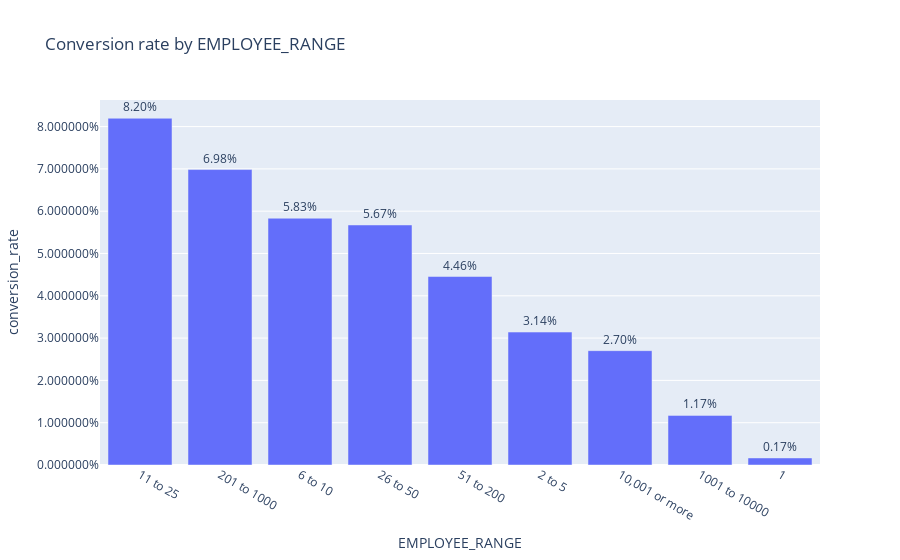
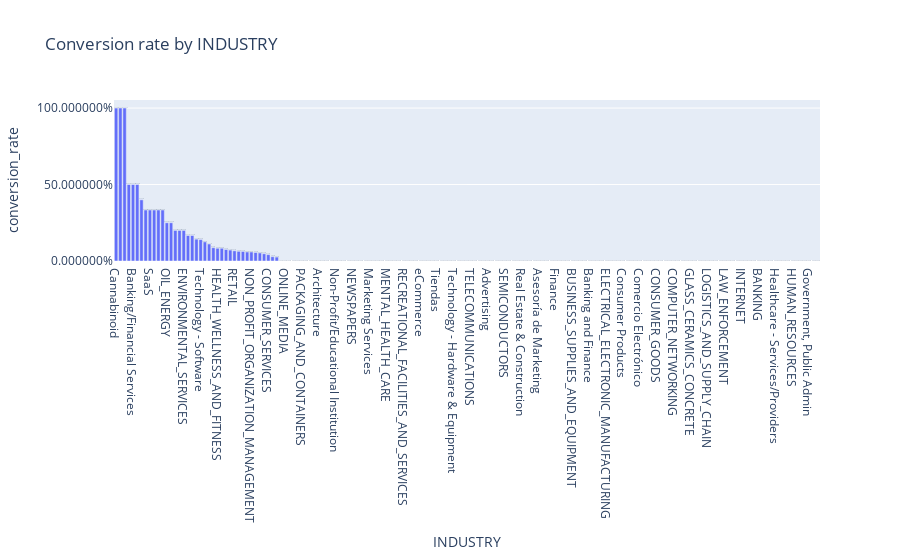

The notebook cell saved with these charts, in order:
### Code cell
def plot_conversion_rate(col):
    if col not in final_df.columns:
        return
    tmp = (
        final_df.groupby(col)["is_customer"]
        .mean()
        .reset_index()
        .rename(columns={"is_customer": "conversion_rate"})
        .sort_values("conversion_rate", ascending=False)
    )
    fig = px.bar(tmp, x=col, y="conversion_rate", title=f"Conversion rate by {col}", text="conversion_rate")
    fig.update_traces(texttemplate="%{text:.2%}", textposition="outside")
    fig.update_layout(yaxis_tickformat="%")
    fig.show()


for col in ["EMPLOYEE_RANGE", "INDUSTRY"]:
    plot_conversion_rate(col)

### Figure 1 — Plotly figure (JSON) as saved in the notebook; plotly's stock layout.template omitted (floating-point values rounded to 4 significant figures)
{"data": [{"hovertemplate": "EMPLOYEE_RANGE=%{x}<br>conversion_rate=%{text}<extra></extra>", "legendgroup": "", "marker": {"color": "#636efa", "pattern": {"shape": ""}}, "name": "", "orientation": "v", "showlegend": false, "text": [0.08197, 0.06984, 0.05833, 0.05674, 0.04455, 0.03142, 0.02703, 0.01173, 0.001667], "textposition": "outside", "texttemplate": "%{text:.2%}", "type": "bar", "x": ["11 to 25", "201 to 1000", "6 to 10", "26 to 50", "51 to 200", "2 to 5", "10,001 or more", "1001 to 10000", "1"], "xaxis": "x", "y": [0.08197, 0.06984, 0.05833, 0.05674, 0.04455, 0.03142, 0.02703, 0.01173, 0.001667], "yaxis": "y"}], "layout": {"barmode": "relative", "legend": {"tracegroupgap": 0}, "title": {"text": "Conversion rate by EMPLOYEE_RANGE"}, "xaxis": {"anchor": "y", "domain": [0, 1], "title": {"text": "EMPLOYEE_RANGE"}}, "yaxis": {"anchor": "x", "domain": [0, 1], "tickformat": "%", "title": {"text": "conversion_rate"}}}}

### Figure 2 — Plotly figure (JSON) as saved in the notebook; plotly's stock layout.template omitted (floating-point values rounded to 4 significant figures; data arrays with more than 128 entries replaced by an {"elided": "..."} marker saying what was removed)
{"data": [{"hovertemplate": "INDUSTRY=%{x}<br>conversion_rate=%{text}<extra></extra>", "legendgroup": "", "marker": {"color": "#636efa", "pattern": {"shape": ""}}, "name": "", "orientation": "v", "showlegend": false, "text": {"elided": "167 float values"}, "textposition": "outside", "texttemplate": "%{text:.2%}", "type": "bar", "x": {"elided": "167 str values"}, "xaxis": "x", "y": {"elided": "167 float values"}, "yaxis": "y"}], "layout": {"barmode": "relative", "legend": {"tracegroupgap": 0}, "title": {"text": "Conversion rate by INDUSTRY"}, "xaxis": {"anchor": "y", "domain": [0, 1], "title": {"text": "INDUSTRY"}}, "yaxis": {"anchor": "x", "domain": [0, 1], "tickformat": "%", "title": {"text": "conversion_rate"}}}}
